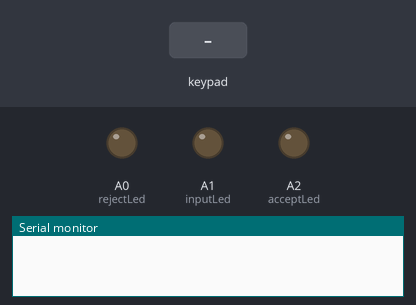
The sketch below on a simulated Arduino Uno, built with avr-gcc and run on an emulated ATmega328P. Shown: output pins drawn as LEDs (lit = HIGH), the last lines printed to the serial monitor. The inputs (shaded band) are chosen by the test bench. Random numbers use the default seed unless the sketch sets one.

Above: at 1.2 s.
1.3 s: key '#' pressed
At 1.7 s:
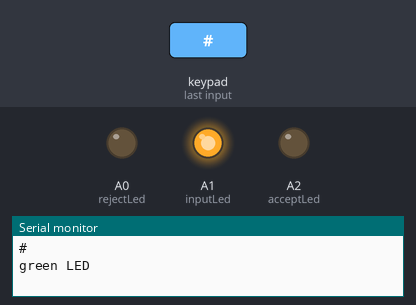
At 2.2 s:
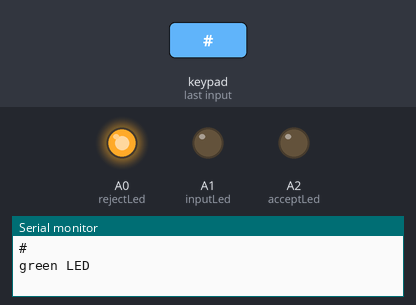
3.8 s: keypad keys 1 3 3 7 # pressed 0.4 s apart
At 6.3 s:
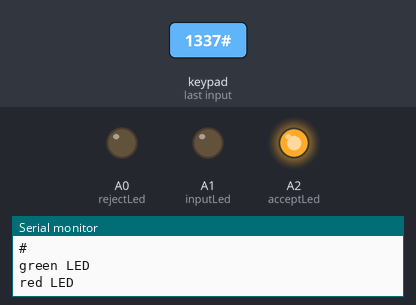
Timing chart, 0 to 7.9 s (numbered marks = the images above; inputs shaded):
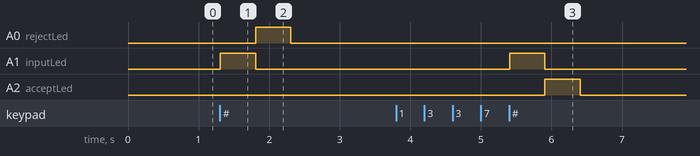

The sketch:

delay_fix.ino
```cpp
#include <Keypad.h>

// the pin
const char PIN[4] = {'1', '3', '3', '7'};

// state LEDs
const int rejectLed = A0;
const int inputLed = A1;
const int acceptLed = A2;

// keypad configuration
const byte ROWS = 4;
const byte COLS = 3;
char keys[ROWS][COLS] = {
    {'1', '2', '3'},
    {'4', '5', '6'},
    {'7', '8', '9'},
    {'*', '0', '#'}};
// keyboard pins D2-D8
byte rowPins[ROWS] = {8, 7, 6, 5};
byte colPins[COLS] = {4, 3, 2};

Keypad keypad = Keypad(makeKeymap(keys), rowPins, colPins, ROWS, COLS);

// init serial and LEDs
void setup() {
    Serial.begin(9600);
    pinMode(inputLed, OUTPUT);
    pinMode(acceptLed, OUTPUT);
    pinMode(rejectLed, OUTPUT);
    // pseudo RNG (floating value of a not connected pin)
    randomSeed(analogRead(A5));
}

// link the LEDs
void blink(int led, int times) {
    for (int i = 0; i < times; i++)
    {
        digitalWrite(led, HIGH);
        print(led);
        delay(500);
        digitalWrite(led, LOW);
    }
}

// print to serial console
void print(int led) {
    if (led == 16) {
        Serial.println("red LED");
    }
    if (led == 15) {
        Serial.println("green LED");
    }
}

// check the entered PIN
bool check_key(char key[]) {
    // first random delay in ms
    int del = random(10);
    delayMicroseconds(del);
    for (int i = 0; i < 4; i++) {
        if (PIN[i] != key[i]) {
            // second random delay
            del = random(10);
            delayMicroseconds(del);
            blink(rejectLed, 1);
            return false;
        }
    }
    blink(acceptLed, 1);
    return true;
}

void loop() {
    char key[10];
    char current_index = 0;
    char current_key;
    do {
        key[current_index] = keypad.getKey();
        current_key = key[current_index];
        if (current_key == NO_KEY) {
            continue;
        }
        else if (current_key == '*') {
            blink(inputLed, 2);
            return;
        }
        Serial.println(current_key);
        // blink(inputLed, 1);
        current_index++;
    } while (current_key != '#' && current_index <= 9);
    blink(inputLed, 1);
    check_key(key);
    current_index = 0;
}
```

Measured:
- after the input at 1.3 s, A0 (rejectLed): LOW → HIGH after 0.51 s, → LOW 0.50 s later; A1 (inputLed): LOW → HIGH at once, → LOW 0.50 s later
- after the input at 3.8 s, A1 (inputLed): LOW → HIGH after 1.6 s, → LOW 0.50 s later; A2 (acceptLed): LOW → HIGH after 2.1 s, → LOW 0.50 s later
